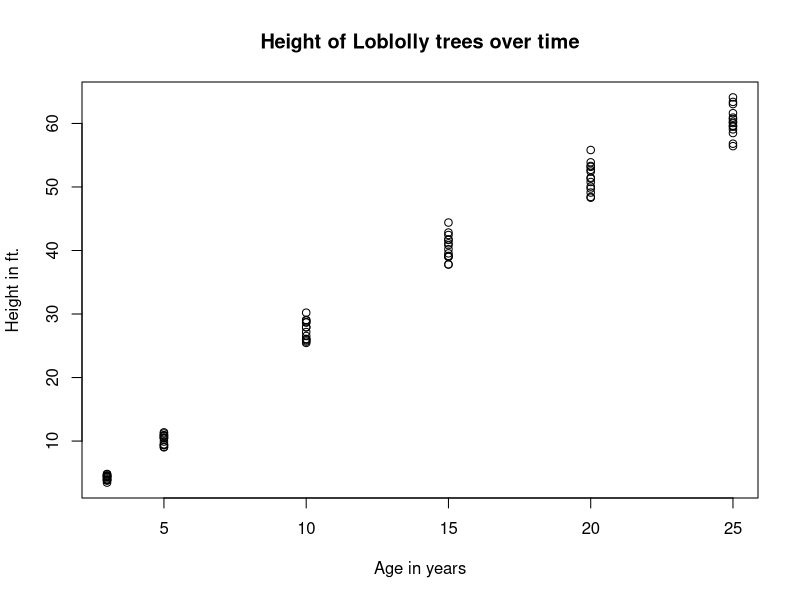

Generate this figure with R:
# This is the secondary data set

# Explore the Loblolly data set and its variables in R to get an idea of the data set

?Loblolly

data(Loblolly)

names(Loblolly)


# Descriptive statistics for Loblolly and create basic plot

summary(Loblolly)

plot(Loblolly$age, Loblolly$height, 
  main = 'Height of Loblolly trees over time', 
  xlab = 'Age in years', 
  ylab = 'Height in ft.')
